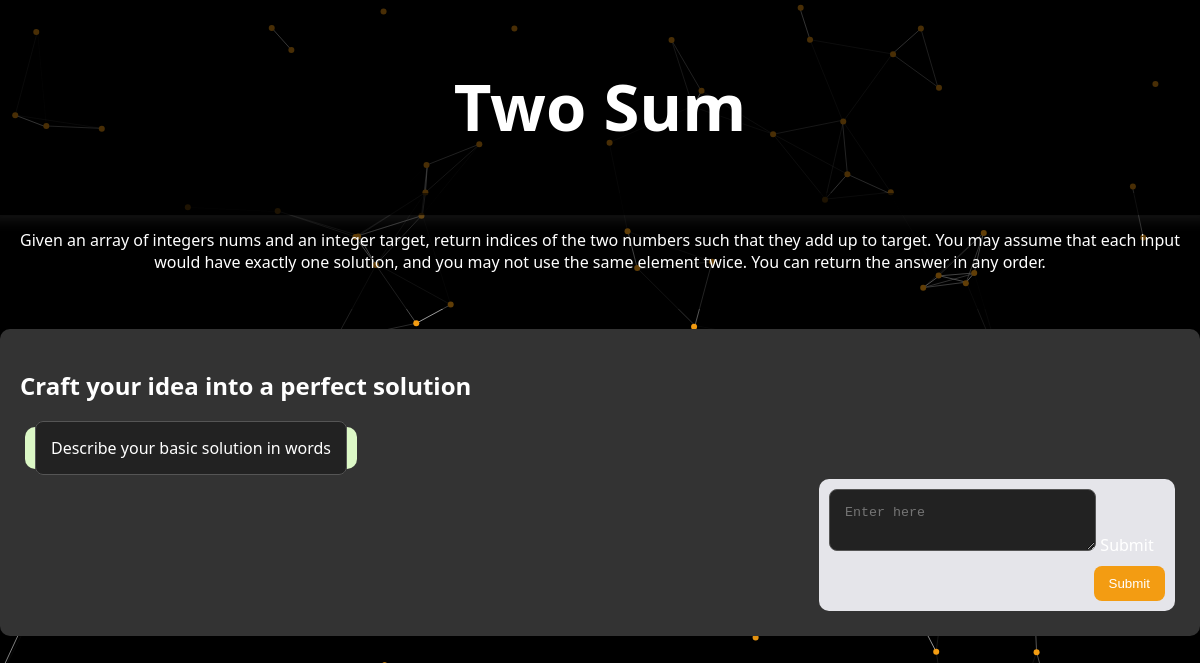
The page /chat/1 on the database its author committed.
### home/models.py (models this page shows, shortened)
class Questions(models.Model):
    q_id=models.IntegerField()
    q_name=models.CharField(max_length=100)
    q_desc=models.TextField()
    q_examples=models.TextField()
    q_code=models.TextField()
    q_soln=models.TextField(blank=True)

### home/views.py (the view)
# urls.py: path('chat/<int:id>',views.chatbot),
def chatbot(request,id):
    obj=Questions.objects.get(q_id=id)
    dict_q={
        'ques':obj,
    }
    return render(request,'chat.html',dict_q)

### templates/chat.html (shortened to what this page needs)
<!DOCTYPE html>
<html lang="en">
<head>
</head>
<body>
    <div id="particles-js"></div>
    <header>
        <h1 class="animate__animated animate__fadeInDown">{{ques.q_name}}</h1>
    </header>
    <div class="description animate__animated animate__fadeIn">
        <p>{{ques.q_desc}}</p>
    </div>
    <div class="container animate__animated animate__fadeIn">
        <h2>Craft your idea into a perfect solution</h2>
        <form action="suggest">
        <div class="chat">
            <div class="chat-bubble chat-left">
                <label class="label1">Describe your basic solution in words</label>
            </div>
            <div class="chat-bubble chat-right">
                <textarea class="label2" placeholder="Enter here" name="t1"></textarea>
                <input type="submit" class="submit-button" id="b1">Submit</input>
            </div>
        </div>
    </form>
    </div>
</body>
</html>

### templates/chat.html (style rules this page uses)
body { font-family: 'Segoe UI', Tahoma, Geneva, Verdana, sans-serif; margin: 0; padding: 0; background-color: #000; color: #FFF; }
#particles-js { position: fixed; width: 100%; height: 100%; z-index: -1; }
header { background-color: rgba(0, 0, 0, 0.5); text-align: center; padding: 20px; font-size: 32px; transition: background-color 0.5s, transform 0.3s, box-shadow 0.3s, color 0.5s, text-shadow 0.3s; cursor: pointer; color: #FFF; }
.description { background-color: rgba(0, 0, 0, 0.6); text-align: center; padding: 20px; color: #FFF; position: relative; transform: translateY(-20px); transition: background-color 0.5s, transform 0.3s; }
.container { max-width: 1200px; margin: 0 auto; padding: 20px; background-color: #333; border-radius: 10px; box-shadow: 0px 4px 10px rgba(0, 0, 0, 0.1); }
.label1 { margin-bottom: 15px; cursor: pointer; transition: transform 0.2s, box-shadow 0.2s; padding: 15px; border: 1px solid #555; border-radius: 8px; background-color: #222; }
.label2 { margin-bottom: 15px; transition: transform 0.2s, box-shadow 0.2s; padding: 15px; border: 1px solid #555; border-radius: 8px; background-color: #222; color:white; }
.chat { display: flex; flex-direction: column; }
.chat-bubble { padding: 10px; border-radius: 10px; margin: 5px; max-width: 70%; }
.chat-left { background-color: #DCF8C6; align-self: flex-start; }
.chat-right { background-color: #E5E5EA; align-self: flex-end; }
.label1 { margin: 0; }
.label2 { margin: 0; width: 70%; }
.submit-button { background-color: #f39c12; color: #FFF; border: none; padding: 10px 15px; border-radius: 8px; cursor: pointer; margin-top: 10px; float: right; }

### rows shown on the page
Questions: q_name "Two Sum", q_desc "Given an array of integers nums and an integer target, return indices of the two numbers such that they add up to target. You may assume that each input would have exactly one solution, and you may not use the same element twice. You can return the answer in any order."
